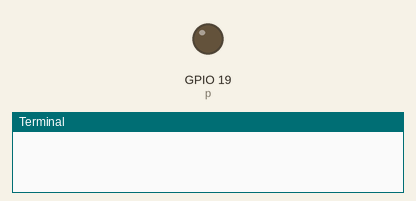
A program run on a simulated Raspberry Pi (BCM pin numbers). Parts: output pins drawn as LEDs (lit = HIGH), the last lines printed to the terminal.

Above: at 0.05 s.
At 4.1 s:
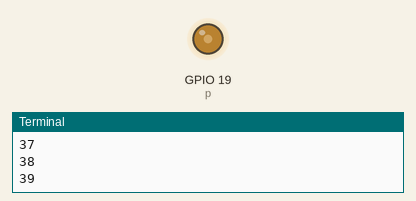
At 8.2 s:
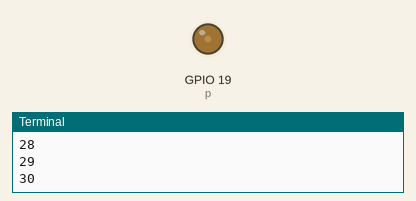
Timing chart, 0 to 13.0 s (numbered marks = the images above):
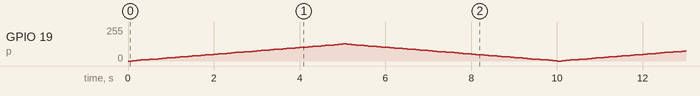

The program:

pwm.py
```python
import time
import RPi.GPIO as GPIO

GPIO.setwarnings(False)

GPIO.setmode(GPIO.BCM) # BCM
GPIO.setup(19,GPIO.OUT)

p=GPIO.PWM(19,50) # freq 100 hz
p.start(0)
while 1:
	for x in range(50):
		p.ChangeDutyCycle(x)
		time.sleep(0.1)
		print(x)
	for x in range(50):
		p.	ChangeDutyCycle(50-x)
		time.sleep(0.1)
		print(x)
```
